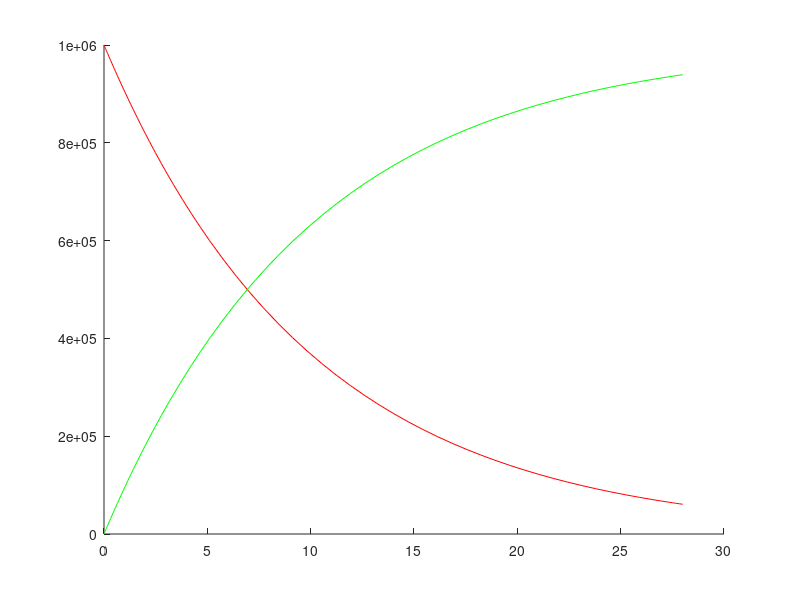

Source code (MATLAB):
%{
To start, it is useful to code what we know about the situation we want to model. We are looking at a cohort of 106 currently infected people, and no one has recovered so far. The average duration of infection is 10 days. The question we want to answer is how many people will recover from the infection over a 4-week period.
%}
function IR_Model(recovery_rate)
	I0 = 1000000;
	R0 = 0;
	
	if ~exist('recovery_rate', 'var')
		recovery_rate = 0.1
	end
	tspan = [0 4*7];
	y0 = [I0 R0];
	dydt = @(t, y) [-recovery_rate*y(1), recovery_rate*y(1)];
	[t, y] = ode45(dydt, tspan, y0);

	hold on;
	plot(t, y(:, 1), 'r');
	plot(t, y(:, 2), 'g');
end

disp('question 1');
figure(1);
IR_Model(0.1);
disp('question 2');
figure(2);
IR_Model(0.5);
disp('question 3');
figure(3);
IR_Model(0.05);

%{
Answer: if the rate is higher ($\gamma$ = 0.5), we can see that infected people recover more quickly: it takes less than 2 days for half of the infected cohort to recover, and by around 8 days, nearly everyone has recovered. A lower rate ($\gamma$ = 0.05) on the other hand corresponds to a slower transition: it takes around 14 days for half of infected people to move into the $R$ compartment, and by the end of our 4 week follow-up around a quarter of people still have not recovered.
%}
